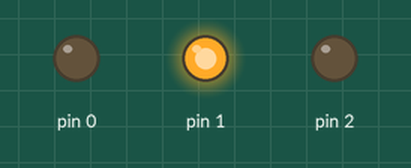
Simulated run of this sketch. Board: Arduino Uno, built with avr-gcc and run on an emulated ATmega328P. On the bench: output pins drawn as LEDs (lit = HIGH).

Above: at 0.5 s.
At 1.5 s:
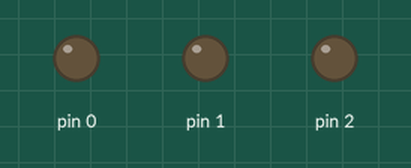
At 2.5 s:
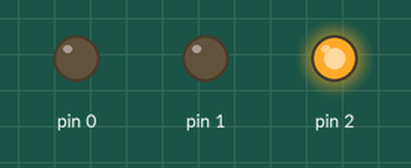
At 4.5 s:
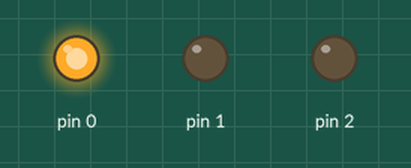
Timing chart, 0 to 6.5 s (numbered marks = the images above):
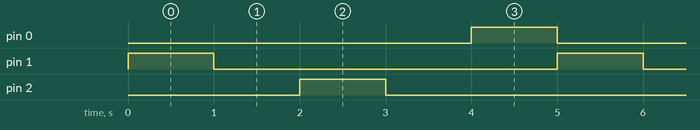

Measured:
- by itself, pin 0–2: alternates HIGH for 1.0 s and LOW for 4.0 s
- by itself, everything shown: repeats every 5.0 s, in 6 steps

The sketch:

swanky_allis1.ino
```cpp
// C++ code
//
int red=1;
int green=2;
int orange=0;

void setup()
{
  pinMode(1, OUTPUT);
  pinMode(2, OUTPUT);
  pinMode(0, OUTPUT);
}

void loop()
{
  digitalWrite(1, HIGH);
  delay(1000); // Wait for 1000 millisecond(s)
  digitalWrite(1, LOW);
  delay(1000); // Wait for 1000 millisecond(s)
  digitalWrite(2, HIGH);
  delay(1000); // Wait for 1000 millisecond(s)
  digitalWrite(2, LOW);
  delay(1000); // wait for 1000 millisecond(s)
  digitalWrite(0, HIGH);
  delay(1000); // wait for 1000 milliseconnd(s)
   digitalWrite(0, LOW);

}

  
```
